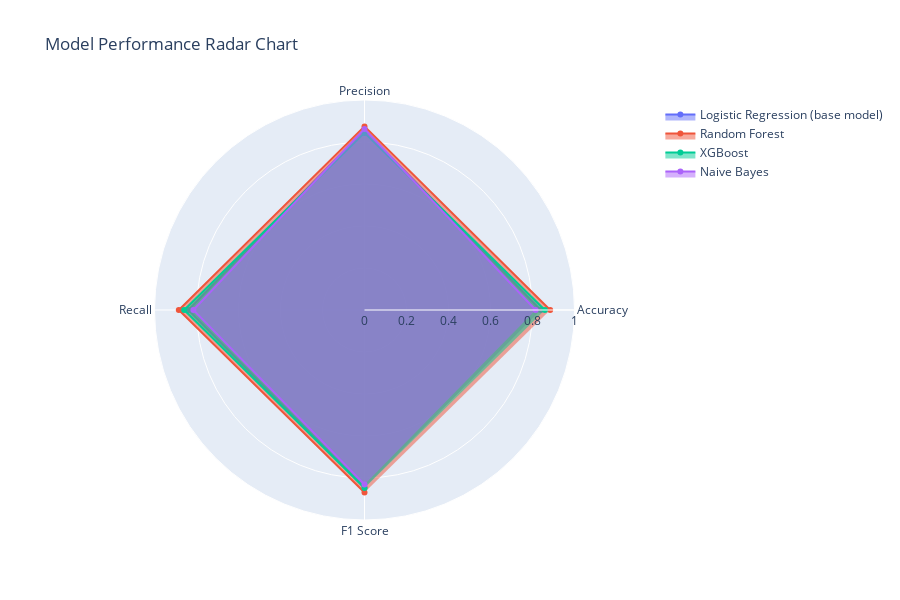

This figure's notebook cell:
### Code cell
# Plot 4. A radar chart for model comparison
fig_radar = go.Figure()

for model in results_df.index:
    fig_radar.add_trace(go.Scatterpolar(
        r=[results_df.loc[model, metric] for metric in metrics],
        theta=[metric.replace('_', ' ').title() for metric in metrics],
        fill='toself',
        name=model,
        hovertemplate='%{theta}<br>Score: %{r:.4f}<br>Model: ' + model + '<extra></extra>'
    ))

fig_radar.update_layout(
    polar=dict(
        radialaxis=dict(
            visible=True,
            range=[0, 1]
        )),
    title="Model Performance Radar Chart",
    height=600,
    showlegend=True
)

fig_radar.show()

### Figure 1 — Plotly figure (JSON) as saved in the notebook; plotly's stock layout.template omitted (floating-point values rounded to 4 significant figures)
{"data": [{"fill": "toself", "hovertemplate": "%{theta}<br>Score: %{r:.4f}<br>Model: Logistic Regression (base model)<extra></extra>", "name": "Logistic Regression (base model)", "r": [0.839, 0.8583, 0.839, 0.8467], "theta": ["Accuracy", "Precision", "Recall", "F1 Score"], "type": "scatterpolar"}, {"fill": "toself", "hovertemplate": "%{theta}<br>Score: %{r:.4f}<br>Model: Random Forest<extra></extra>", "name": "Random Forest", "r": [0.8842, 0.8744, 0.8842, 0.8687], "theta": ["Accuracy", "Precision", "Recall", "F1 Score"], "type": "scatterpolar"}, {"fill": "toself", "hovertemplate": "%{theta}<br>Score: %{r:.4f}<br>Model: XGBoost<extra></extra>", "name": "XGBoost", "r": [0.8588, 0.8434, 0.8588, 0.8476], "theta": ["Accuracy", "Precision", "Recall", "F1 Score"], "type": "scatterpolar"}, {"fill": "toself", "hovertemplate": "%{theta}<br>Score: %{r:.4f}<br>Model: Naive Bayes<extra></extra>", "name": "Naive Bayes", "r": [0.815, 0.8625, 0.815, 0.8308], "theta": ["Accuracy", "Precision", "Recall", "F1 Score"], "type": "scatterpolar"}], "layout": {"height": 600, "polar": {"radialaxis": {"range": [0, 1], "visible": true}}, "showlegend": true, "title": {"text": "Model Performance Radar Chart"}}}
